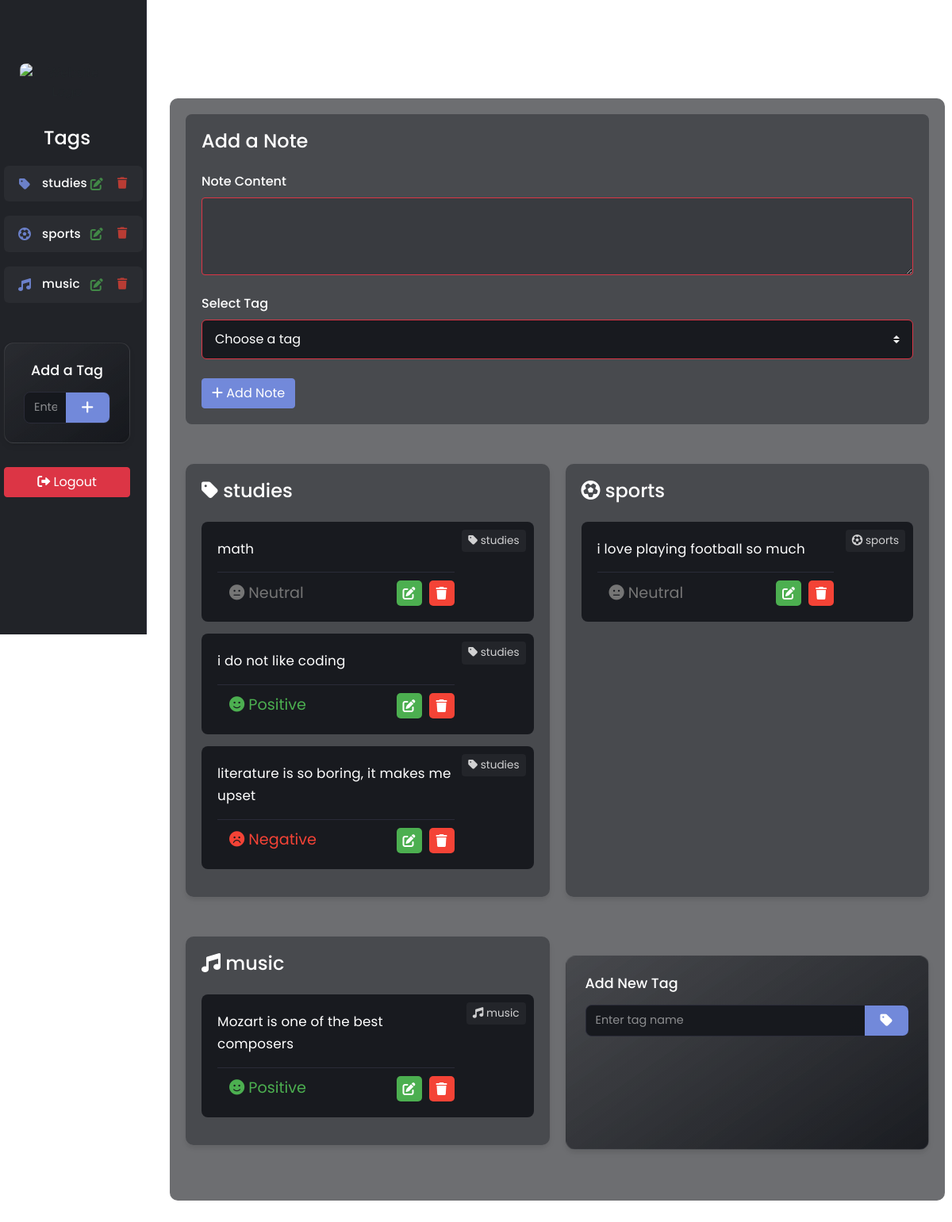
Screenshot of / (signed in) with the database file from the repository.
### website/models.py (models this page shows)
class Tag(db.Model):
    id = db.Column(db.Integer, primary_key=True)
    name = db.Column(db.String(150))
    user_id = db.Column(db.Integer, db.ForeignKey('user.id'))
    notes = db.relationship('Note')
    icon = db.Column(db.String(150), nullable=True, default='fas fa-tag')

class Note(db.Model):
    id = db.Column(db.Integer, primary_key=True)
    data = db.Column(db.String(10000))
    date = db.Column(db.DateTime(timezone=True), default=func.now())
    user_id = db.Column(db.Integer, db.ForeignKey('user.id'))
    tag_id = db.Column(db.Integer, db.ForeignKey('tag.id'), nullable=True)
    sentiment = db.Column(db.Float, nullable=True)

### website/views.py (the view, shortened to what this page needs)
@views.route('/', methods=['GET', 'POST'])
@login_required
def home():
    api_error = False
    tags = Tag.query.filter_by(user_id=current_user.id).all()
    notes = Note.query.filter_by(user_id=current_user.id).all()
    for note in notes:
        note.icon = default_icon
    return render_template("home.html", user=current_user, tags=tags, notes=notes, api_error=api_error)

### website/__init__.py (called while the page is built)
def create_app():
    load_dotenv()
    app = Flask(__name__)
    app.config['SECRET_KEY'] = 'hjshjhdjah kjshkjdhjs'
    app.config['SQLALCHEMY_DATABASE_URI'] = f'sqlite:///{DB_NAME}'
    db.init_app(app)
    migrate.init_app(app, db)
    from .views import views
    from .auth import auth
    app.register_blueprint(views, url_prefix='/')
    app.register_blueprint(auth, url_prefix='/')
    from .models import User, Note, Tag
    with app.app_context():
        db.create_all()
    login_manager = LoginManager()
    login_manager.login_view = 'auth.login'
    login_manager.init_app(app)
    @login_manager.user_loader
    def load_user(id):
        return User.query.get(int(id))
    return app

### website/templates/home.html (shortened to what this page needs)
{% extends "base.html" %}
{% block content %}
<div class="container-fluid">
    <div class="row">
        <nav id="sidebar" class="col-md-3 col-lg-2 d-md-block sidebar">
            <div class="sidebar-sticky">
                <div class="logo-container">
                    <img src="{{ url_for('static', filename='new_logo.png') }}" alt="Website Logo" class="sidebar-logo">
                </div>
                <h3>Tags</h3>
                <ul class="nav flex-column tag-list">
                    {% for tag in tags %}
                    <li class="nav-item">
                        <div class="tag-item">
                            <div class="tag-content">
                                <i class="{{ tag.icon }}"></i>
                                <span class="tag-name">{{ tag.name }}</span>
                            </div>
                            <div class="tag-actions">
                                <a href="/edit-tag/{{ tag.id }}" class="edit-button" title="Edit"><i class="fas fa-edit"></i></a>
                                <form method="POST" action="/delete-tag/{{ tag.id }}" class="d-inline">
                                    <button type="submit" class="delete-button" title="Delete"><i class="fas fa-trash"></i></button>
                                </form>
                            </div>
                        </div>
                    </li>
                    {% endfor %}
                </ul>
                <div class="add-tag-section">
                    <h5>Add a Tag</h5>
                    <form method="POST" action="/create-tag">
                        <div class="form-group">
                            <div class="input-group">
                                <input type="text" class="form-control" id="tag_name" name="tag_name" placeholder="Enter tag name" required />
                                <div class="input-group-append">
                                    <button type="submit" class="btn btn-primary">
                                        <i class="fas fa-plus"></i>
                                    </button>
                                </div>
                            </div>
                        </div>
                    </form>
                </div>
                <div class="logout-section">
                    <form method="GET" action="/logout">
                        <button type="submit" class="btn btn-danger btn-block">
                            <i class="fas fa-sign-out-alt"></i> Logout
                        </button>
                    </form>
                </div>
            </div>
        </nav>
        <main role="main" class="col-md-9 ml-sm-auto col-lg-10 px-md-4">
            <h1 class="text-center mt-4">{{ user.first_name }}'s Notes</h1>
            <div class="notes-container">
                <div class="add-note-section">
                    <h3>Add a Note</h3>
                    <form method="POST">
                        <div class="form-group">
                            <label for="note">Note Content</label>
                            <textarea name="note" id="note" class="form-control auto-expand" rows="3" required></textarea>
                        </div>
                        <div class="form-group">
                            <label for="tag_id">Select Tag</label>
                            <select class="form-control custom-select" id="tag_id" name="tag_id" required>
                                <option value="" disabled selected>Choose a tag</option>
                            </select>
                        </div>
                        <button type="submit" class="btn btn-primary">
                            <i class="fas fa-plus"></i> Add Note
                        </button>
                    </form>
                </div>
                <div class="notes-grid">
                    {% for tag in tags %}
                    <div class="notes-section">
                        <h3><i class="{{ tag.icon }}"></i> {{ tag.name }}</h3>
                        <div class="notes-list">
                            {% for note in notes %}
                            {% if note.tag_id == tag.id %}
                            <div class="note-item" data-note-id="{{ note.id }}">
                                <div class="note-content">{{ note.data }}</div>
                                <div class="tag-badge">
                                    <i class="{{ tag.icon }}"></i> {{ tag.name }}
                                </div>
                                <div class="note-metadata">
                                    <div class="sentiment-indicator {% if note.sentiment > 0.3 %}sentiment-positive{% elif note.sentiment < -0.3 %}sentiment-negative{% else %}sentiment-neutral{% endif %}" title="{% if note.sentiment > 0.3 %}Positive{% elif note.sentiment < -0.3 %}Negative{% else %}Neutral{% endif %}">
                                        <i class="fas {% if note.sentiment > 0.3 %}fa-smile{% elif note.sentiment < -0.3 %}fa-frown{% else %}fa-meh{% endif %}"></i>
                                        <span class="sentiment-label">{% if note.sentiment > 0.3 %}Positive{% elif note.sentiment < -0.3 %}Negative{% else %}Neutral{% endif %}</span>
                                    </div>
                                    <div class="note-actions">
                                        <button class="edit-btn" onclick="window.location.href='/edit-note/{{ note.id }}'" title="Edit Note">
                                            <i class="fas fa-edit"></i>
                                        </button>
                                        <button class="close-btn" onClick="deleteNote('{{ note.id }}')" title="Delete Note">
                                            <i class="fas fa-trash"></i>
                                        </button>
                                    </div>
                                </div>
                            </div>
                            {% endif %}
                            {% endfor %}
                        </div>
                    </div>
                    {% endfor %}
                    <div class="add-tag-section">
                        <h5>Add New Tag</h5>
                        <form method="POST" action="/create-tag">
                            <div class="form-group">
                                <div class="input-group">
                                    <input type="text" class="form-control" id="tag_name" name="tag_name" placeholder="Enter tag name" required />
                                    <div class="input-group-append">
                                        <button type="submit" class="btn btn-primary" title="Add Tag">
                                            <i class="fas fa-tag"></i>
                                        </button>
                                    </div>
                                </div>
                            </div>
                        </form>
                    </div>
                </div>
            </div>
        </main>
    </div>
</div>
{% endblock %}

### website/templates/base.html (shortened to what this page needs)
<!DOCTYPE html>
<html>
  <head>
    <link
      rel="stylesheet"
      href="https://stackpath.bootstrapcdn.com/bootstrap/4.4.1/css/bootstrap.min.css"
    />
    <link
      rel="stylesheet"
      href="https://cdnjs.cloudflare.com/ajax/libs/font-awesome/6.0.0/css/all.min.css"
    />
    <link rel="stylesheet" href="{{ url_for('static', filename='sidebar.css') }}" />
  </head>
  <body>
    {% block content %}
    {% endblock %}
  </body>
</html>

### website/templates/base.html (style rules this page uses)
body { background: url("/static/background1.jpg"); background-repeat: no-repeat; background-size: cover; background-attachment: fixed; min-height: 100vh; }
.edit-button { margin-right: 10px; color: #007bff; text-decoration: none; }
.delete-button { margin-left: 10px; background: none; border: none; color: #dc3545; cursor: pointer; }
.edit-btn { background-color: #4CAF50; color: white; border: none; padding: 5px 10px; cursor: pointer; border-radius: 5px; margin-left: 5px; }
.close-btn { background-color: #f44336; color: white; border: none; padding: 5px 10px; cursor: pointer; border-radius: 5px; margin-left: 5px; }
.note-item { position: relative; padding-right: 100px; }

### rows the page displays
Tag: name "studies"
Tag: name "sports"
Tag: name "music"
Note: data "math", sentiment 0 (drawn)
Note: data "i do not like coding", sentiment 0.8 (drawn)
Note: data "literature is so boring, it makes me upset", sentiment -0.8 (drawn)
Note: data "i love playing football so much", sentiment 0 (drawn)
Note: data "Mozart is one of the best composers", sentiment 0.8 (drawn)
